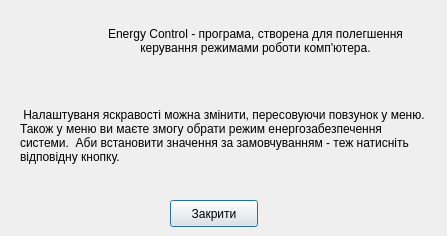
<?xml version="1.0" encoding="UTF-8"?>
<ui version="4.0">
 <class>UserInfo</class>
 <widget class="QDialog" name="UserInfo">
  <property name="geometry">
   <rect>
    <x>0</x>
    <y>0</y>
    <width>447</width>
    <height>236</height>
   </rect>
  </property>
  <property name="windowTitle">
   <string>Dialog</string>
  </property>
  <widget class="QPushButton" name="pushButton">
   <property name="geometry">
    <rect>
     <x>170</x>
     <y>200</y>
     <width>88</width>
     <height>27</height>
    </rect>
   </property>
   <property name="text">
    <string>Закрити</string>
   </property>
  </widget>
  <widget class="QLabel" name="label">
   <property name="geometry">
    <rect>
     <x>100</x>
     <y>10</y>
     <width>311</width>
     <height>61</height>
    </rect>
   </property>
   <property name="text">
    <string>Energy Control - програма, створена для полегшення керування режимами роботи комп'ютера.</string>
   </property>
   <property name="alignment">
    <set>Qt::AlignCenter</set>
   </property>
   <property name="wordWrap">
    <bool>true</bool>
   </property>
  </widget>
  <widget class="QFrame" name="frame">
   <property name="geometry">
    <rect>
     <x>20</x>
     <y>20</y>
     <width>52</width>
     <height>52</height>
    </rect>
   </property>
   <property name="sizePolicy">
    <sizepolicy hsizetype="Fixed" vsizetype="Fixed">
     <horstretch>0</horstretch>
     <verstretch>0</verstretch>
    </sizepolicy>
   </property>
   <property name="minimumSize">
    <size>
     <width>51</width>
     <height>51</height>
    </size>
   </property>
   <property name="maximumSize">
    <size>
     <width>52</width>
     <height>52</height>
    </size>
   </property>
   <property name="styleSheet">
    <string notr="true">background-image: url(:/img/icons8-информация-50.png) no-repeat;</string>
   </property>
   <property name="frameShape">
    <enum>QFrame::NoFrame</enum>
   </property>
   <property name="frameShadow">
    <enum>QFrame::Raised</enum>
   </property>
   <property name="lineWidth">
    <number>0</number>
   </property>
  </widget>
  <widget class="QLabel" name="label_2">
   <property name="geometry">
    <rect>
     <x>20</x>
     <y>80</y>
     <width>411</width>
     <height>111</height>
    </rect>
   </property>
   <property name="text">
    <string> Налаштуваня яскравості можна змінити, пересовуючи повзунок у меню. Також у меню ви маєте змогу обрати режим енергозабезпечення системи.  Аби встановити значення за замовчуванням - теж натисніть відповідну кнопку.</string>
   </property>
   <property name="wordWrap">
    <bool>true</bool>
   </property>
  </widget>
 </widget>
 <resources/>
 <connections/>
</ui>
